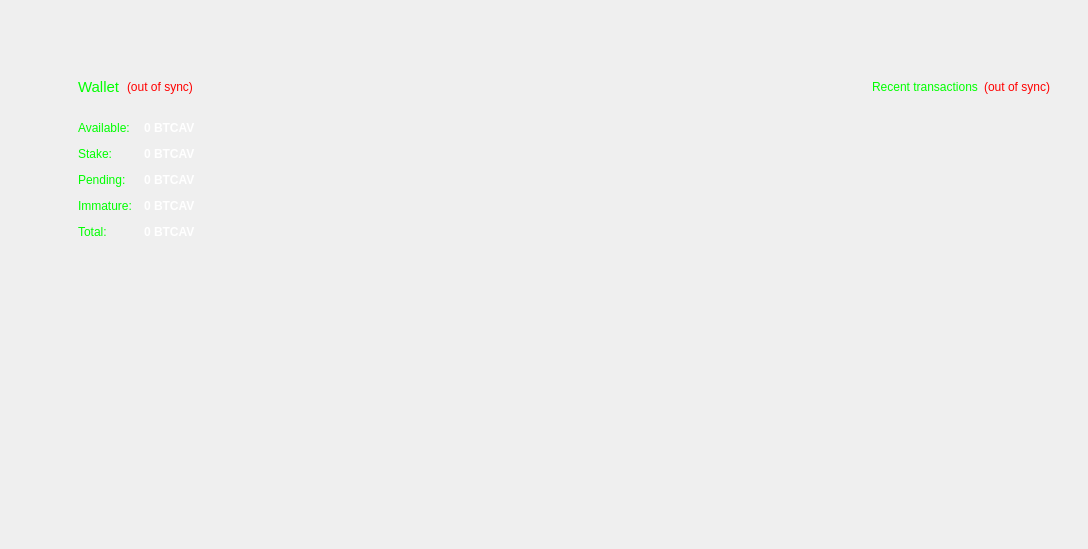
<?xml version="1.0" encoding="UTF-8"?>
<ui version="4.0">
 <class>OverviewPage</class>
 <widget class="QWidget" name="OverviewPage">
  <property name="geometry">
   <rect>
    <x>0</x>
    <y>0</y>
    <width>1088</width>
    <height>549</height>
   </rect>
  </property>
  <property name="windowTitle">
   <string>Form</string>
  </property>
  <layout class="QHBoxLayout" name="horizontalLayout" stretch="0,0,0,0,0">
   <property name="topMargin">
    <number>50</number>
   </property>
   <property name="bottomMargin">
    <number>180</number>
   </property>
   <item>
    <spacer name="verticalSpacer_4">
     <property name="orientation">
      <enum>Qt::Vertical</enum>
     </property>
     <property name="sizeHint" stdset="0">
      <size>
       <width>20</width>
       <height>40</height>
      </size>
     </property>
    </spacer>
   </item>
   <item>
    <spacer name="verticalSpacer_5">
     <property name="orientation">
      <enum>Qt::Vertical</enum>
     </property>
     <property name="sizeHint" stdset="0">
      <size>
       <width>20</width>
       <height>40</height>
      </size>
     </property>
    </spacer>
   </item>
   <item>
    <widget class="QFrame" name="frame">
     <layout class="QVBoxLayout" name="verticalLayout_2">
      <item>
       <widget class="QWidget" name="widget" native="true">
        <layout class="QVBoxLayout" name="verticalLayout_4">
         <item>
          <widget class="QFrame" name="frame">
           <layout class="QHBoxLayout" name="horizontalLayout_4">
            <item>
             <widget class="QLabel" name="label_5">
              <property name="font">
               <font>
                <pointsize>11</pointsize>
                <weight>75</weight>
                <bold>true</bold>
               </font>
              </property>
              <property name="text">
               <string>&lt;html&gt;&lt;head/&gt;&lt;body&gt;&lt;p&gt;&lt;span style=&quot; font-weight:400; color:#00ff00;&quot;&gt;Wallet&lt;/span&gt;&lt;/p&gt;&lt;/body&gt;&lt;/html&gt;</string>
              </property>
             </widget>
            </item>
            <item>
             <widget class="QLabel" name="labelWalletStatus">
              <property name="toolTip">
               <string>The displayed information may be out of date. Your wallet automatically synchronizes with the BitcoinAvarice network after a connection is established, but this process has not completed yet.</string>
              </property>
              <property name="styleSheet">
               <string notr="true">QLabel { color: red; }</string>
              </property>
              <property name="text">
               <string notr="true">(out of sync)</string>
              </property>
              <property name="alignment">
               <set>Qt::AlignLeading|Qt::AlignLeft|Qt::AlignVCenter</set>
              </property>
             </widget>
            </item>
            <item>
             <spacer name="horizontalSpacer_2">
              <property name="orientation">
               <enum>Qt::Horizontal</enum>
              </property>
              <property name="sizeHint" stdset="0">
               <size>
                <width>40</width>
                <height>20</height>
               </size>
              </property>
             </spacer>
            </item>
           </layout>
          </widget>
         </item>
         <item>
          <widget class="QFrame" name="frame">
           <layout class="QFormLayout" name="formLayout_2">
            <property name="fieldGrowthPolicy">
             <enum>QFormLayout::AllNonFixedFieldsGrow</enum>
            </property>
            <property name="horizontalSpacing">
             <number>12</number>
            </property>
            <property name="verticalSpacing">
             <number>12</number>
            </property>
            <item row="0" column="0">
             <widget class="QLabel" name="label">
              <property name="text">
               <string>&lt;html&gt;&lt;head/&gt;&lt;body&gt;&lt;p&gt;&lt;span style=&quot; color:#00ff00;&quot;&gt;Available:&lt;/span&gt;&lt;/p&gt;&lt;/body&gt;&lt;/html&gt;</string>
              </property>
             </widget>
            </item>
            <item row="0" column="1">
             <widget class="QLabel" name="labelBalance">
              <property name="font">
               <font>
                <weight>75</weight>
                <bold>true</bold>
               </font>
              </property>
              <property name="cursor">
               <cursorShape>IBeamCursor</cursorShape>
              </property>
              <property name="toolTip">
               <string>Your current spendable balance</string>
              </property>
              <property name="styleSheet">
               <string notr="true">color: rgb(255, 255, 255);</string>
              </property>
              <property name="text">
               <string notr="true">&lt;html&gt;&lt;head/&gt;&lt;body&gt;&lt;p&gt;&lt;span style=&quot; color:#ffffff;&quot;&gt;0 BTCAV&lt;/span&gt;&lt;/p&gt;&lt;/body&gt;&lt;/html&gt;</string>
              </property>
              <property name="textInteractionFlags">
               <set>Qt::LinksAccessibleByMouse|Qt::TextSelectableByKeyboard|Qt::TextSelectableByMouse</set>
              </property>
             </widget>
            </item>
            <item row="1" column="0">
             <widget class="QLabel" name="label_6">
              <property name="text">
               <string>&lt;html&gt;&lt;head/&gt;&lt;body&gt;&lt;p&gt;&lt;span style=&quot; color:#00ff00;&quot;&gt;Stake:&lt;/span&gt;&lt;/p&gt;&lt;/body&gt;&lt;/html&gt;</string>
              </property>
             </widget>
            </item>
            <item row="1" column="1">
             <widget class="QLabel" name="labelStake">
              <property name="font">
               <font>
                <weight>75</weight>
                <bold>true</bold>
               </font>
              </property>
              <property name="cursor">
               <cursorShape>IBeamCursor</cursorShape>
              </property>
              <property name="toolTip">
               <string>Total of coins that was staked, and do not yet count toward the current balance</string>
              </property>
              <property name="styleSheet">
               <string notr="true">color: rgb(255, 255, 255);</string>
              </property>
              <property name="text">
               <string notr="true">&lt;html&gt;&lt;head/&gt;&lt;body&gt;&lt;p&gt;&lt;span style=&quot; color:#ffffff;&quot;&gt;0 BTCAV&lt;/span&gt;&lt;/p&gt;&lt;/body&gt;&lt;/html&gt;</string>
              </property>
              <property name="textInteractionFlags">
               <set>Qt::LinksAccessibleByMouse|Qt::TextSelectableByKeyboard|Qt::TextSelectableByMouse</set>
              </property>
             </widget>
            </item>
            <item row="2" column="0">
             <widget class="QLabel" name="label_3">
              <property name="text">
               <string>&lt;html&gt;&lt;head/&gt;&lt;body&gt;&lt;p&gt;&lt;span style=&quot; color:#00ff00;&quot;&gt;Pending:&lt;/span&gt;&lt;/p&gt;&lt;/body&gt;&lt;/html&gt;</string>
              </property>
             </widget>
            </item>
            <item row="2" column="1">
             <widget class="QLabel" name="labelUnconfirmed">
              <property name="font">
               <font>
                <weight>75</weight>
                <bold>true</bold>
               </font>
              </property>
              <property name="cursor">
               <cursorShape>IBeamCursor</cursorShape>
              </property>
              <property name="toolTip">
               <string>Total of transactions that have yet to be confirmed, and do not yet count toward the current balance</string>
              </property>
              <property name="styleSheet">
               <string notr="true">color: rgb(255, 255, 255);</string>
              </property>
              <property name="text">
               <string notr="true">&lt;html&gt;&lt;head/&gt;&lt;body&gt;&lt;p&gt;&lt;span style=&quot; color:#ffffff;&quot;&gt;0 BTCAV&lt;/span&gt;&lt;/p&gt;&lt;/body&gt;&lt;/html&gt;</string>
              </property>
              <property name="textInteractionFlags">
               <set>Qt::LinksAccessibleByMouse|Qt::TextSelectableByKeyboard|Qt::TextSelectableByMouse</set>
              </property>
             </widget>
            </item>
            <item row="3" column="0">
             <widget class="QLabel" name="labelImmatureText">
              <property name="text">
               <string>&lt;html&gt;&lt;head/&gt;&lt;body&gt;&lt;p&gt;&lt;span style=&quot; color:#00ff00;&quot;&gt;Immature:&lt;/span&gt;&lt;/p&gt;&lt;/body&gt;&lt;/html&gt;</string>
              </property>
             </widget>
            </item>
            <item row="3" column="1">
             <widget class="QLabel" name="labelImmature">
              <property name="font">
               <font>
                <weight>75</weight>
                <bold>true</bold>
               </font>
              </property>
              <property name="toolTip">
               <string>Mined balance that has not yet matured</string>
              </property>
              <property name="styleSheet">
               <string notr="true">color: rgb(255, 255, 255);</string>
              </property>
              <property name="text">
               <string notr="true">&lt;html&gt;&lt;head/&gt;&lt;body&gt;&lt;p&gt;&lt;span style=&quot; color:#ffffff;&quot;&gt;0 BTCAV&lt;/span&gt;&lt;/p&gt;&lt;/body&gt;&lt;/html&gt;</string>
              </property>
              <property name="textInteractionFlags">
               <set>Qt::LinksAccessibleByMouse|Qt::TextSelectableByKeyboard|Qt::TextSelectableByMouse</set>
              </property>
             </widget>
            </item>
            <item row="4" column="0">
             <widget class="QLabel" name="labelTotalText">
              <property name="text">
               <string>&lt;html&gt;&lt;head/&gt;&lt;body&gt;&lt;p&gt;&lt;span style=&quot; color:#00ff00;&quot;&gt;Total:&lt;/span&gt;&lt;/p&gt;&lt;/body&gt;&lt;/html&gt;</string>
              </property>
             </widget>
            </item>
            <item row="4" column="1">
             <widget class="QLabel" name="labelTotal">
              <property name="font">
               <font>
                <weight>75</weight>
                <bold>true</bold>
               </font>
              </property>
              <property name="cursor">
               <cursorShape>IBeamCursor</cursorShape>
              </property>
              <property name="toolTip">
               <string>&lt;html&gt;&lt;head/&gt;&lt;body&gt;&lt;p&gt;Your current total balance&lt;/p&gt;&lt;/body&gt;&lt;/html&gt;</string>
              </property>
              <property name="styleSheet">
               <string notr="true">color: rgb(255, 255, 255);</string>
              </property>
              <property name="text">
               <string notr="true">&lt;html&gt;&lt;head/&gt;&lt;body&gt;&lt;p&gt;&lt;span style=&quot; color:#ffffff;&quot;&gt;0 BTCAV&lt;/span&gt;&lt;/p&gt;&lt;/body&gt;&lt;/html&gt;</string>
              </property>
              <property name="textInteractionFlags">
               <set>Qt::LinksAccessibleByMouse|Qt::TextSelectableByKeyboard|Qt::TextSelectableByMouse</set>
              </property>
             </widget>
            </item>
           </layout>
          </widget>
         </item>
        </layout>
       </widget>
      </item>
      <item>
       <spacer name="verticalSpacer">
        <property name="orientation">
         <enum>Qt::Vertical</enum>
        </property>
        <property name="sizeHint" stdset="0">
         <size>
          <width>20</width>
          <height>40</height>
         </size>
        </property>
       </spacer>
      </item>
     </layout>
    </widget>
   </item>
   <item>
    <spacer name="verticalSpacer_3">
     <property name="orientation">
      <enum>Qt::Vertical</enum>
     </property>
     <property name="sizeHint" stdset="0">
      <size>
       <width>20</width>
       <height>40</height>
      </size>
     </property>
    </spacer>
   </item>
   <item>
    <widget class="QFrame" name="frame">
     <layout class="QVBoxLayout" name="verticalLayout_3">
      <item>
       <widget class="QFrame" name="frame_2">
        <property name="frameShape">
         <enum>QFrame::NoFrame</enum>
        </property>
        <property name="frameShadow">
         <enum>QFrame::Raised</enum>
        </property>
        <layout class="QVBoxLayout" name="verticalLayout">
         <item>
          <widget class="QFrame" name="frame">
           <layout class="QHBoxLayout" name="horizontalLayout_2">
            <item>
             <spacer name="horizontalSpacer">
              <property name="orientation">
               <enum>Qt::Horizontal</enum>
              </property>
              <property name="sizeHint" stdset="0">
               <size>
                <width>40</width>
                <height>20</height>
               </size>
              </property>
             </spacer>
            </item>
            <item>
             <widget class="QLabel" name="label_4">
              <property name="text">
               <string>&lt;html&gt;&lt;head/&gt;&lt;body&gt;&lt;p&gt;&lt;span style=&quot; color:#00ff00;&quot;&gt;Recent transactions&lt;/span&gt;&lt;/p&gt;&lt;/body&gt;&lt;/html&gt;</string>
              </property>
             </widget>
            </item>
            <item>
             <widget class="QLabel" name="labelTransactionsStatus">
              <property name="toolTip">
               <string>The displayed information may be out of date. Your wallet automatically synchronizes with the BitcoinAvarice network after a connection is established, but this process has not completed yet.</string>
              </property>
              <property name="styleSheet">
               <string notr="true">QLabel { color: red; }</string>
              </property>
              <property name="text">
               <string notr="true">(out of sync)</string>
              </property>
              <property name="alignment">
               <set>Qt::AlignRight|Qt::AlignTrailing|Qt::AlignVCenter</set>
              </property>
             </widget>
            </item>
           </layout>
          </widget>
         </item>
         <item>
          <widget class="QListView" name="listTransactions">
           <property name="palette">
            <palette>
             <active>
              <colorrole role="WindowText">
               <brush brushstyle="SolidPattern">
                <color alpha="255">
                 <red>0</red>
                 <green>255</green>
                 <blue>0</blue>
                </color>
               </brush>
              </colorrole>
              <colorrole role="Button">
               <brush brushstyle="SolidPattern">
                <color alpha="0">
                 <red>0</red>
                 <green>0</green>
                 <blue>0</blue>
                </color>
               </brush>
              </colorrole>
              <colorrole role="Midlight">
               <brush brushstyle="SolidPattern">
                <color alpha="255">
                 <red>255</red>
                 <green>255</green>
                 <blue>255</blue>
                </color>
               </brush>
              </colorrole>
              <colorrole role="Dark">
               <brush brushstyle="SolidPattern">
                <color alpha="255">
                 <red>170</red>
                 <green>170</green>
                 <blue>255</blue>
                </color>
               </brush>
              </colorrole>
              <colorrole role="Mid">
               <brush brushstyle="SolidPattern">
                <color alpha="255">
                 <red>255</red>
                 <green>255</green>
                 <blue>0</blue>
                </color>
               </brush>
              </colorrole>
              <colorrole role="Text">
               <brush brushstyle="SolidPattern">
                <color alpha="255">
                 <red>0</red>
                 <green>255</green>
                 <blue>0</blue>
                </color>
               </brush>
              </colorrole>
              <colorrole role="ButtonText">
               <brush brushstyle="SolidPattern">
                <color alpha="255">
                 <red>255</red>
                 <green>170</green>
                 <blue>0</blue>
                </color>
               </brush>
              </colorrole>
              <colorrole role="Base">
               <brush brushstyle="NoBrush">
                <color alpha="255">
                 <red>0</red>
                 <green>0</green>
                 <blue>0</blue>
                </color>
               </brush>
              </colorrole>
              <colorrole role="Window">
               <brush brushstyle="SolidPattern">
                <color alpha="0">
                 <red>0</red>
                 <green>0</green>
                 <blue>0</blue>
                </color>
               </brush>
              </colorrole>
              <colorrole role="Shadow">
               <brush brushstyle="SolidPattern">
                <color alpha="255">
                 <red>255</red>
                 <green>255</green>
                 <blue>0</blue>
                </color>
               </brush>
              </colorrole>
             </active>
             <inactive>
              <colorrole role="WindowText">
               <brush brushstyle="SolidPattern">
                <color alpha="255">
                 <red>0</red>
                 <green>255</green>
                 <blue>0</blue>
                </color>
               </brush>
              </colorrole>
              <colorrole role="Button">
               <brush brushstyle="SolidPattern">
                <color alpha="0">
                 <red>0</red>
                 <green>0</green>
                 <blue>0</blue>
                </color>
               </brush>
              </colorrole>
              <colorrole role="Midlight">
               <brush brushstyle="SolidPattern">
                <color alpha="255">
                 <red>255</red>
                 <green>255</green>
                 <blue>255</blue>
                </color>
               </brush>
              </colorrole>
              <colorrole role="Dark">
               <brush brushstyle="SolidPattern">
                <color alpha="255">
                 <red>170</red>
                 <green>170</green>
                 <blue>255</blue>
                </color>
               </brush>
              </colorrole>
              <colorrole role="Mid">
               <brush brushstyle="SolidPattern">
                <color alpha="255">
                 <red>255</red>
                 <green>255</green>
                 <blue>0</blue>
                </color>
               </brush>
              </colorrole>
              <colorrole role="Text">
               <brush brushstyle="SolidPattern">
                <color alpha="255">
                 <red>0</red>
                 <green>255</green>
                 <blue>0</blue>
                </color>
               </brush>
              </colorrole>
              <colorrole role="ButtonText">
               <brush brushstyle="SolidPattern">
                <color alpha="255">
                 <red>255</red>
                 <green>170</green>
                 <blue>0</blue>
                </color>
               </brush>
              </colorrole>
              <colorrole role="Base">
               <brush brushstyle="NoBrush">
                <color alpha="255">
                 <red>0</red>
                 <green>0</green>
                 <blue>0</blue>
                </color>
               </brush>
              </colorrole>
              <colorrole role="Window">
               <brush brushstyle="SolidPattern">
                <color alpha="0">
                 <red>0</red>
                 <green>0</green>
                 <blue>0</blue>
                </color>
               </brush>
              </colorrole>
              <colorrole role="Shadow">
               <brush brushstyle="SolidPattern">
                <color alpha="255">
                 <red>255</red>
                 <green>255</green>
                 <blue>0</blue>
                </color>
               </brush>
              </colorrole>
             </inactive>
             <disabled>
              <colorrole role="WindowText">
               <brush brushstyle="SolidPattern">
                <color alpha="255">
                 <red>170</red>
                 <green>170</green>
                 <blue>255</blue>
                </color>
               </brush>
              </colorrole>
              <colorrole role="Button">
               <brush brushstyle="SolidPattern">
                <color alpha="0">
                 <red>0</red>
                 <green>0</green>
                 <blue>0</blue>
                </color>
               </brush>
              </colorrole>
              <colorrole role="Midlight">
               <brush brushstyle="SolidPattern">
                <color alpha="255">
                 <red>255</red>
                 <green>255</green>
                 <blue>255</blue>
                </color>
               </brush>
              </colorrole>
              <colorrole role="Dark">
               <brush brushstyle="SolidPattern">
                <color alpha="255">
                 <red>170</red>
                 <green>170</green>
                 <blue>255</blue>
                </color>
               </brush>
              </colorrole>
              <colorrole role="Mid">
               <brush brushstyle="SolidPattern">
                <color alpha="255">
                 <red>255</red>
                 <green>255</green>
                 <blue>0</blue>
                </color>
               </brush>
              </colorrole>
              <colorrole role="Text">
               <brush brushstyle="SolidPattern">
                <color alpha="255">
                 <red>170</red>
                 <green>170</green>
                 <blue>255</blue>
                </color>
               </brush>
              </colorrole>
              <colorrole role="ButtonText">
               <brush brushstyle="SolidPattern">
                <color alpha="255">
                 <red>170</red>
                 <green>170</green>
                 <blue>255</blue>
                </color>
               </brush>
              </colorrole>
              <colorrole role="Base">
               <brush brushstyle="NoBrush">
                <color alpha="255">
                 <red>0</red>
                 <green>0</green>
                 <blue>0</blue>
                </color>
               </brush>
              </colorrole>
              <colorrole role="Window">
               <brush brushstyle="SolidPattern">
                <color alpha="0">
                 <red>0</red>
                 <green>0</green>
                 <blue>0</blue>
                </color>
               </brush>
              </colorrole>
              <colorrole role="Shadow">
               <brush brushstyle="SolidPattern">
                <color alpha="255">
                 <red>255</red>
                 <green>255</green>
                 <blue>0</blue>
                </color>
               </brush>
              </colorrole>
             </disabled>
            </palette>
           </property>
           <property name="font">
            <font>
             <family>Arial</family>
             <pointsize>9</pointsize>
            </font>
           </property>
           <property name="styleSheet">
            <string notr="true">QListView { background: transparent; }</string>
           </property>
           <property name="frameShape">
            <enum>QFrame::NoFrame</enum>
           </property>
           <property name="verticalScrollBarPolicy">
            <enum>Qt::ScrollBarAlwaysOff</enum>
           </property>
           <property name="horizontalScrollBarPolicy">
            <enum>Qt::ScrollBarAlwaysOff</enum>
           </property>
           <property name="selectionMode">
            <enum>QAbstractItemView::NoSelection</enum>
           </property>
          </widget>
         </item>
         <item>
          <spacer name="horizontalSpacer_3">
           <property name="orientation">
            <enum>Qt::Horizontal</enum>
           </property>
           <property name="sizeHint" stdset="0">
            <size>
             <width>40</width>
             <height>20</height>
            </size>
           </property>
          </spacer>
         </item>
        </layout>
       </widget>
      </item>
      <item>
       <spacer name="verticalSpacer_2">
        <property name="orientation">
         <enum>Qt::Vertical</enum>
        </property>
        <property name="sizeHint" stdset="0">
         <size>
          <width>20</width>
          <height>40</height>
         </size>
        </property>
       </spacer>
      </item>
     </layout>
    </widget>
   </item>
  </layout>
 </widget>
 <resources/>
 <connections/>
</ui>
